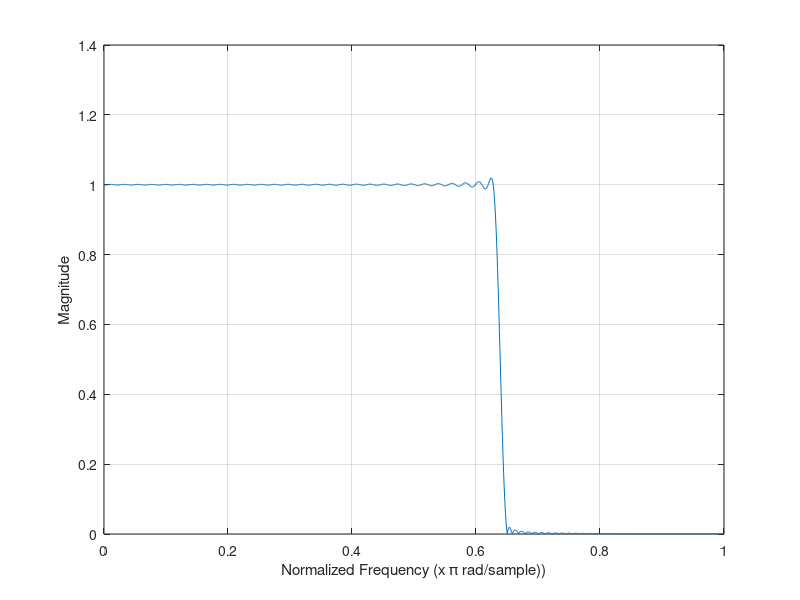

Write the MATLAB code that produced this figure.
clear; close all;
% Assignment 3 q2
% Andrew Munro-West 18363572
% 
% Problem 2: Design an FIR low pass filter with specifications

% L=30;
% wm= 0.63; 
% b = fir1(30,wm,'low');
% freqz(b,1)

fcuts = [0.63 0.65];
mags = [1 0];
devs = [0.02 0.15];
[n,Wn,beta,ftype] = kaiserord(fcuts,mags,devs);
hh = fir1(n,Wn,ftype,kaiser(n+1,beta),'noscale');

[H,f] = freqz(hh,1,1024);
plot(f/pi,abs(H))
xlabel('Normalized Frequency (x \pi rad/sample))')
ylabel('Magnitude')
grid
